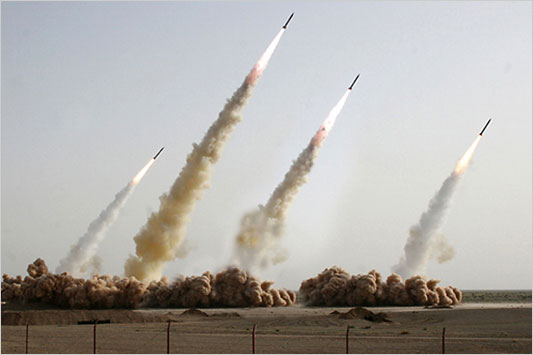
#> input picture suspicious_image1.jpg, 533 x 355 px
$ python copy-move-detection.py
#> lines starting #> are read from the running program, lines starting #| are printed output that depends on the picture
import cv2
import numpy as np
from scipy.special import factorial

def radial_polynomial(n, m, rho):
    sum_val = 0
    for s in range((n - abs(m)) // 2 + 1):
        numerator = (-1) ** s * factorial(n - s)
        denominator = factorial(s) * factorial((n + abs(m)) // 2 - s) * factorial((n - abs(m)) // 2 - s)
        sum_val += numerator / denominator * rho ** (n - 2 * s)

    return sum_val

def zernike_moments(img, radius, order):
    x, y = np.mgrid[0:img.shape[0], 0:img.shape[1]] - radius
    theta = np.arctan2(y, x)
    rho = np.sqrt(x**2 + y**2)

    Vnm = np.zeros((order + 1, order + 1), dtype=np.complex128)
    for n in range(order + 1):
        for m in range(-n, n + 1, 2):
            Vnm[n, m] = np.sum(img * radial_polynomial(n, m, rho) * np.exp(1j * m * theta))

    return Vnm

def compare_moments(m1, m2):
    return np.linalg.norm(m1 - m2)

def compare_blocks_distance(p, q, num_blocks_row):
    i, j = p // num_blocks_row, p % num_blocks_row
    k, l = q // num_blocks_row, q % num_blocks_row
    return (i - k) ** 2 + (j - l) ** 2

def detect_copy_move(image_blocks, threshold_D1, threshold_D2, order, num_blocks_row):
    forged_blocks = []
    num_blocks = len(image_blocks)

    for p in range(num_blocks):
        for q in range(p + 1, num_blocks):
            distance = compare_blocks_distance(p, q, num_blocks_row)
            if distance > threshold_D2:
                continue

            features_p = zernike_moments(image_blocks[p], radius=0.5, order=order)
            features_q = zernike_moments(image_blocks[q], radius=0.5, order=order)

            similarity = compare_moments(features_p, features_q)
            if similarity < threshold_D1:
                forged_blocks.append((p, q))

    return forged_blocks

def visualize_detection(image, forged_blocks, block_size):
    result_image = np.zeros_like(image, dtype=np.uint8)

    for (p, q) in forged_blocks:
        i, j = p // (image.shape[1] // block_size), p % (image.shape[1] // block_size)
        x1, y1 = j * block_size, i * block_size
        x2, y2 = (j + 1) * block_size, (i + 1) * block_size
        result_image[y1:y2, x1:x2] = 255

    return result_image

def main():
    # Load ảnh nghi ngờ
    suspicious_image = cv2.imread('suspicious_image1.jpg', cv2.IMREAD_GRAYSCALE)
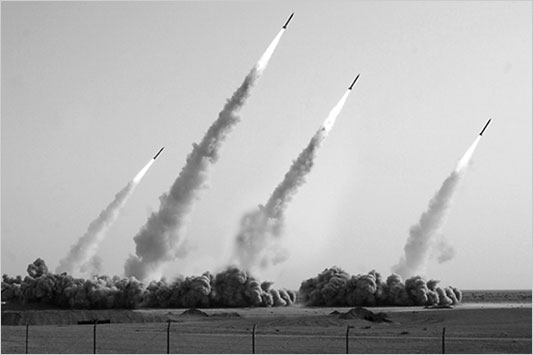
#> suspicious_image: shape (355, 533); min 0, max 255, mean 174.3

    # Thiết lập các tham số
    block_size = 24
    overlap = 1
    order = 5
    threshold_D1 = 300
    threshold_D2 = 50

    # Chia hình ảnh thành các khối
    blocks = [suspicious_image[i:i+block_size, j:j+block_size] for i in range(0, suspicious_image.shape[0] - block_size, overlap)
              for j in range(0, suspicious_image.shape[1] - block_size, overlap)]
#> blocks = 168479 items

    # Gọi hàm detect_copy_move và nhận danh sách forged_blocks
    num_blocks_row = suspicious_image.shape[1] // block_size
#> num_blocks_row = 22
    forged_blocks = detect_copy_move(blocks, threshold_D1, threshold_D2, order, num_blocks_row)
#> in detect_copy_move, `num_blocks = len(image_blocks)`: num_blocks = 168479

    # Hiển thị hình ảnh với các khối bị trùng lặp được tô màu
    result_image = visualize_detection(suspicious_image, forged_blocks, block_size)

    # Hiển thị hình ảnh gốc và kết quả
    cv2.imshow('Original Image', suspicious_image)
    cv2.imshow('Detected Blocks', result_image)
    cv2.waitKey(0)
    cv2.destroyAllWindows()

if __name__ == "__main__":
#> (the run stopped early here; a loop or call above may not have finished)
